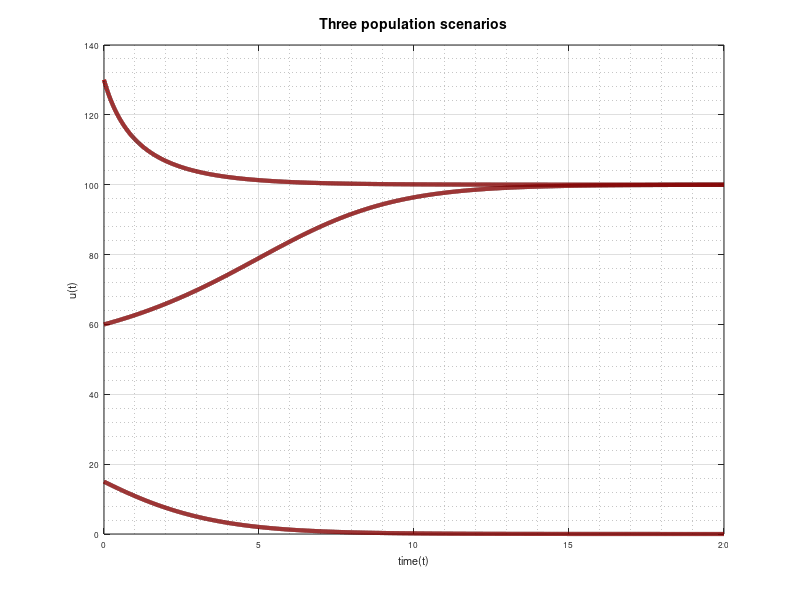

Write the MATLAB code that produced this figure.
%% Worksheet 1 #4

close all; clear; clc

% Discretize time

N = 1e4;
t_0 = 0;
t_end = 20;
t = linspace(t_0,t_end,N);

% Parameters

k = 0.5;
M = 100;
m = 50;

u0_vector = [15, 60, 130];

% Right hand side

dudt = @(t, u) -k * u * (1 - u / m)*(1 - u / M);

for i = 1:length(u0_vector)
    u0 = u0_vector(i);

    % Solve numerically using ode45
    [t, u] = ode45(dudt, t, u0);

    plot(t,u,'k','lineWidth',3)
    hold on
    plot(t, u, 'r:', 'LineWidth',3)
    title('Three population scenarios', 'FontSize',10)
    xlabel('time(t)', 'FontSize', 8)
    ylabel('u(t)', 'FontSize', 8)
    set(gca, 'fontsize', 6)
    grid on
    grid minor

end
